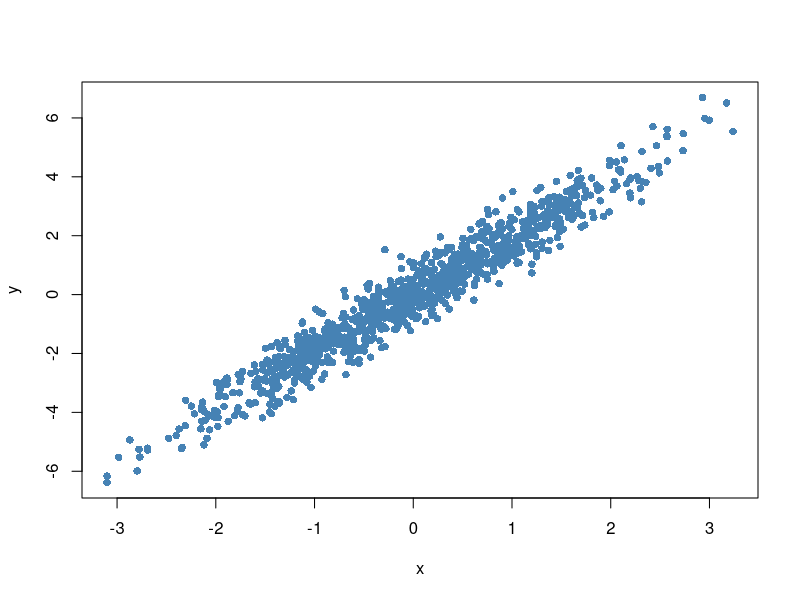
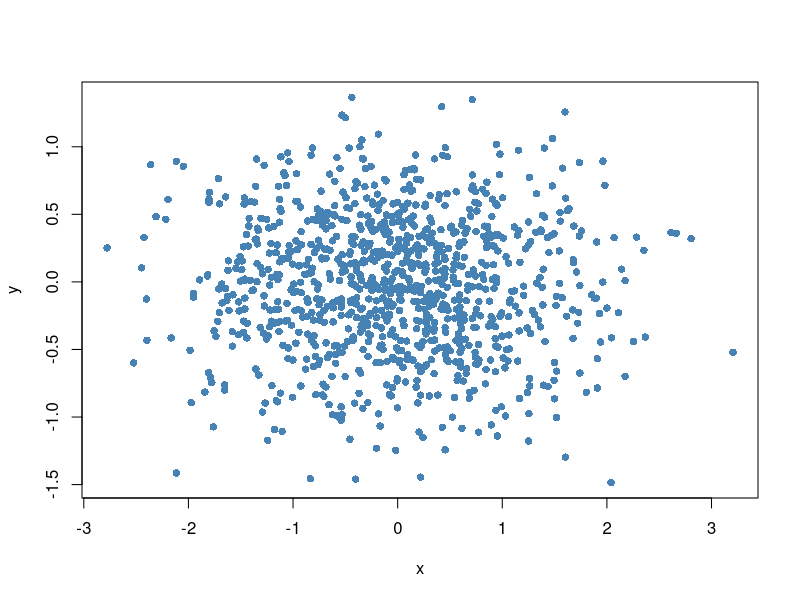
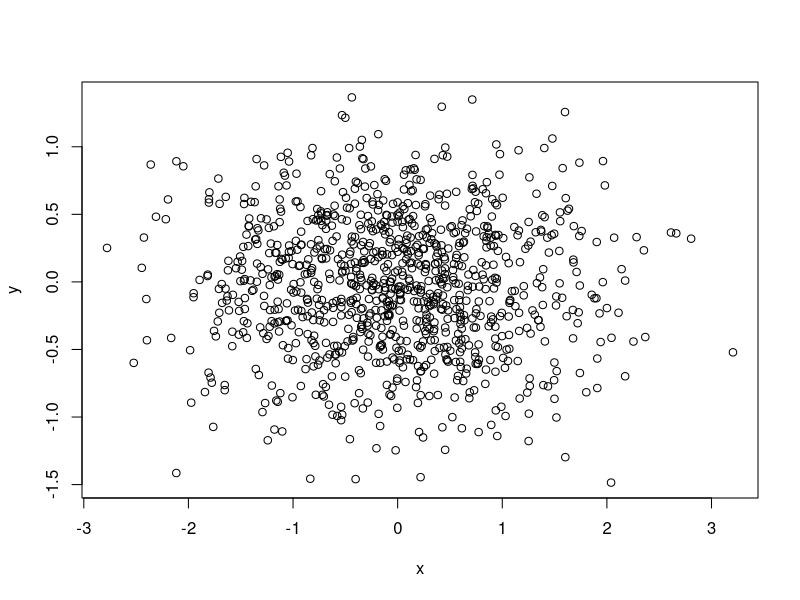
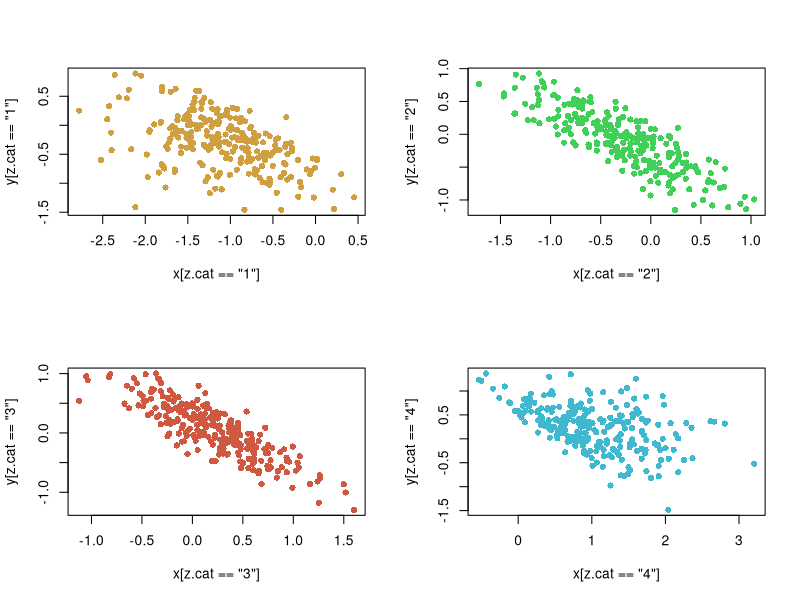
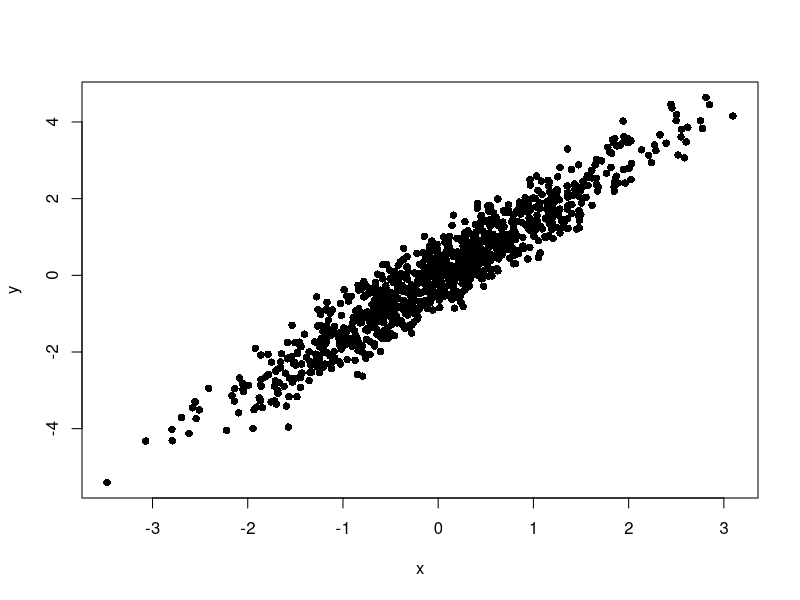
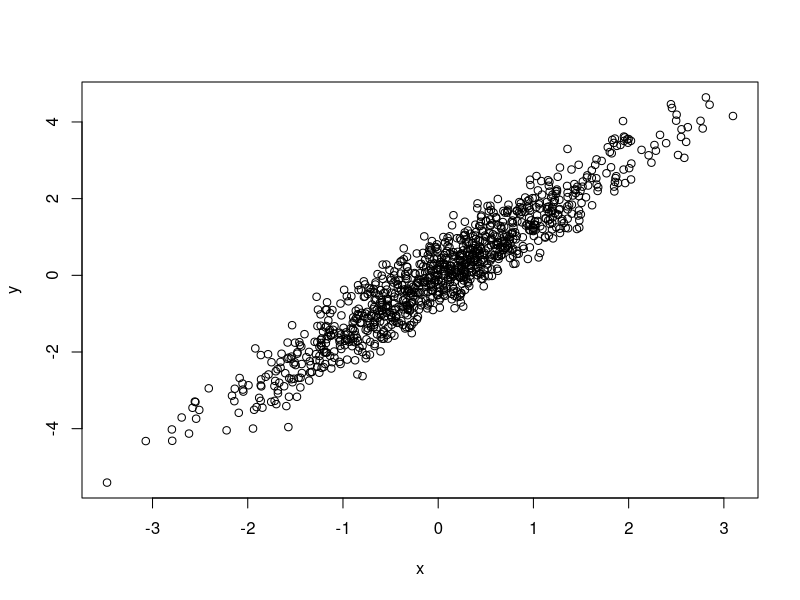
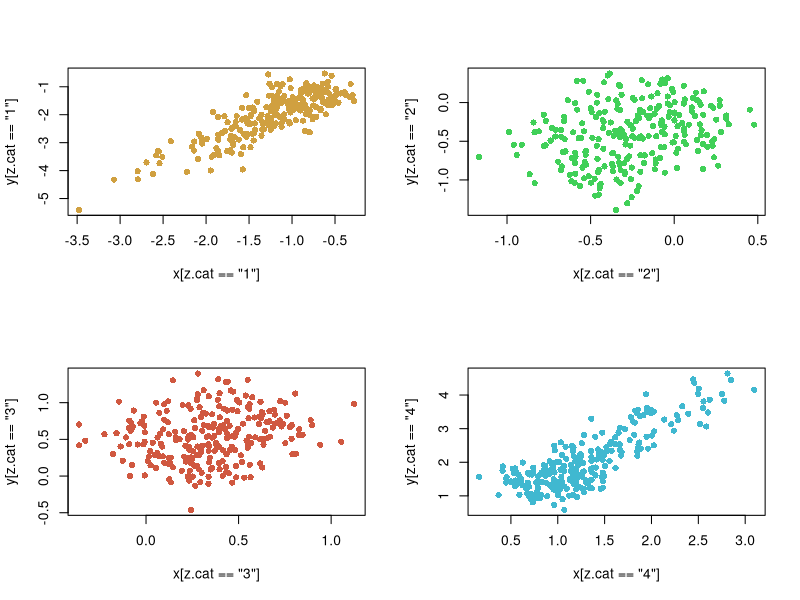

Write R code to recreate these figures, in order.
#------------------------------
# Confundimento
# c é causa comum de x e y
# x causa y

n <- 1000
c <- rnorm(n)

b0 <- 0
b1 <- 1.5
b2 <- 1
b3 <- 0.5

x <- b0 + b2 * c + rnorm(n, sd = 0.5)
y <- b0 + b1 * x + b3 * c + rnorm(n, sd = 0.5)

par(mfrow = c(1, 1))
plot(y ~ x, pch = 16, col = "steelblue")

fit1 <- lm(y ~ x)
summary(fit1)

fit2 <- lm(y ~ x + c)
summary(fit2)

#------------------------------
# x e y não são associados na população
# x e y causam z
#   logo, x e y são associados em uma subpopulação

x <- rnorm(n)
b0 <- 0
b1 <- 0
y <- b0 + b1 * x + rnorm(n, sd = 0.5)
plot(y ~ x, pch = 16, col = "steelblue")

z <- x + y + rnorm(n, sd = 0.2)

fit1 <- lm(y ~ x)
summary(fit1)
fit2 <- lm(y ~ x + z)
summary(fit2)

z.cat <- cut(z,
             breaks = c(-Inf, quantile(z, probs = c(1 / 4, 2 / 4, 3 / 4, 1))),
             labels = 1:4)
plot(y ~ x)
# "#d0a040", "#40d058", "#d05840", "#40b8d0"
par(mfrow = c(2, 2))
plot(x[z.cat == "1"], y[z.cat == "1"], pch = 16, col = "#d0a040")
plot(x[z.cat == "2"], y[z.cat == "2"], pch = 16, col = "#40d058")
plot(x[z.cat == "3"], y[z.cat == "3"], pch = 16, col = "#d05840")
plot(x[z.cat == "4"], y[z.cat == "4"], pch = 16, col = "#40b8d0")

#------------------------------
# x e y  são associados na população
# x e y causam z

x <- rnorm(n)
b0 <- 0
b1 <- 1.5
y <- b0 + b1 * x + rnorm(n, sd = 0.5)
par(mfrow = c(1, 1))
plot(y ~ x, pch = 16)

z <- x + y + rnorm(n, sd = 0.2)

fit1 <- lm(y ~ x)
summary(fit1)
fit2 <- lm(y ~ x + z)
summary(fit2)

z.cat <- cut(z, breaks = c(-Inf, quantile(z, probs = c(1 / 4, 2 / 4, 3 / 4, 1))), labels = 1:4)
plot(y ~ x)
par(mfrow = c(2, 2))
plot(x[z.cat == "1"], y[z.cat == "1"], pch = 16, col = "#d0a040")
plot(x[z.cat == "2"], y[z.cat == "2"], pch = 16, col = "#40d058")
plot(x[z.cat == "3"], y[z.cat == "3"], pch = 16, col = "#d05840")
plot(x[z.cat == "4"], y[z.cat == "4"], pch = 16, col = "#40b8d0")

# y <- rnorm(1000)
# b0 <- 0
# b1 <- 1.5
# x <- b0 + b1 * y + rnorm(100)
# par(mfrow = c(1, 1))
# plot(y ~ x, pch = 16)
# 
# 
# c <- rnorm(100)
# b0 <- 0
# b1 <- 1.5
# b2 <- 1
# b3 <- 0.5
# x <- b0 + b2 * c + rnorm(100, sd = 0.5)
# y <- b0 + b1 * x + b3 * c + rnorm(100, sd = 0.5)
# par(mfrow = c(1, 1))
# plot(y ~ x, pch = 16)
# 
# fit1 <- lm(y ~ x)
# summary(fit1)
# fit2 <- lm(y ~ x + c)
# summary(fit2)
